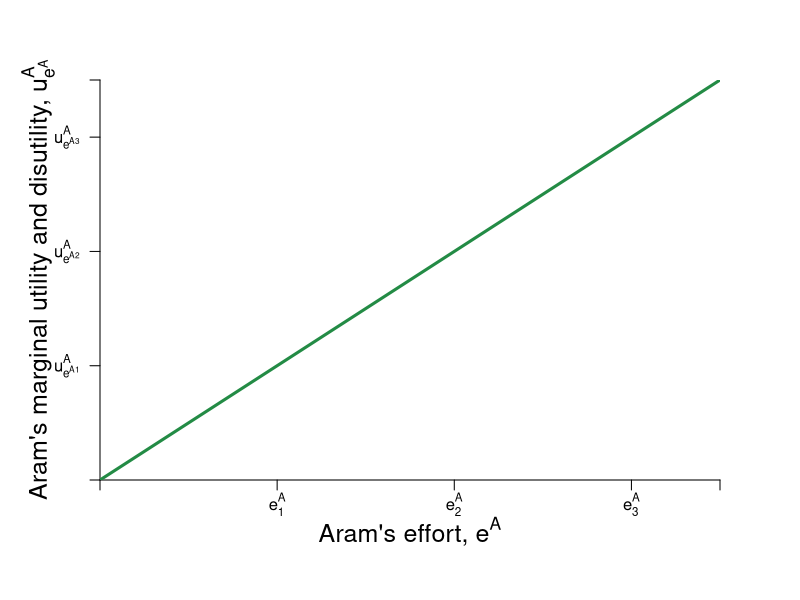

Recreate this plot in R. (Note: this script raises an error after producing the figure.)
#Graph Designer: Simon Halliday & Madeleine Wettach '20
#Authors: Bowles, Foley and Halliday
#Title: Coordination, Conflict and Competition: A Text in Microeconomics

require(shape)
pdf(file = "coordination_failures/step_by_step_graphs_6/marginal_benefit_cost_step2.pdf", width = 9, height = 7)

#Set parameters for graphics
axislabelsize <- 1.5
graphlinewidth <- 3

COL <- c("#7fc97f", "#beaed4", "#fdc086", "#ffff99", "#386cb0", "#f0027f", "#bf5b17", "#666666")
COLA <- c("#99d8c9","#66c2a4","#41ae76", "#238b45", "#005824")
COLB <- c("#4eb3d3", "#2b8cbe", "#0868ac","#084081")

par(mar =  c(6, 5, 4, 4))

MBenefit <- function(eb = 8, alpha = 16, beta = 1/24) {
  alpha*(1 - beta*eb)
}

MCost <- function(ea, slope = 1, intercept = 0){
  intercept + slope*ea
}


xlims <- c(0, 14)
ylims <- c(0, 14)

npts <- 501 
x <- seq(xlims[1], xlims[2], length.out = npts)
y <- seq(ylims[1], ylims[2], length.out = npts) 
a <- c(12, 46.08, 90)

plot(0, 0, xlim = xlims, ylim = ylims, type = "n",
     xlab = expression(paste("")),
     ylab = expression(paste("")), 
     xaxt = "n", 
     yaxt = "n", 
     cex.lab = axislabelsize, 
     bty = "n",
     xaxs="i", 
     yaxs="i")

# ticksy <- seq(from = 0, to = ylims[2], by = 2)
# ylabels <- seq(from = 0, to = ylims[2], by = 2)
# ticksx <- seq(from = 0, to = xlims[2], by = 2)
# xlabels <- seq(from = 0, to = xlims[2], by = 2)

ticksy <- c(0, 4, 8, 12, ylims[2])
ylabels <- c(NA, expression(paste(u[e^A1]^A)), expression(paste(u[e^A2]^A)), expression(paste(u[e^A3]^A)), NA)
ticksx <- c(0, 4, 8, 12, xlims[2])
xlabels <- c(NA, expression(paste(e[1]^A)), expression(paste(e[2]^A)), expression(paste(e[3]^A)), NA)

axis(1, at = ticksx, pos = 0, labels = xlabels)
axis(2, at = ticksy, pos = 0, labels = ylabels, las = 1)


mtext(expression(paste("Aram's effort, ", e^A)), side=1, line = 2.5, cex = axislabelsize)
text(-1.4, 0.5*ylims[2], expression(paste("Aram's marginal utility and disutility, ", u[e^A]^A)), xpd = TRUE, cex = axislabelsize, srt = 90) 

npts <- 500 
xx1 <- seq(xlims[1], xlims[2], length.out = npts)
xx2 <- seq(4, 8, length.out = npts)

#lines(xx1, MBenefit(xx1, ua = 10), col = COLA[4], lwd = graphlinewidth)
lines(xx1, MCost(xx1), col = COLA[4], lwd = graphlinewidth)
#lines(xx1, indiffA(xx1, ua = 46.08), col = COLA[4], lwd = graphlinewidth)
#lines(xx2, mrsA(xx2), col = "gray", lwd = graphlinewidth, lty = 2)


##segments(0, 12, xlims[2], 12, lty = 2, col =  COLB[3] , lwd = segmentlinewidth)
segments(0, 8, xlims[2], 8, lty = 1, col = COLB[3] , lwd = segmentlinewidth)
##segments(0, 4, xlims[2], 4, lty = 2, col = COLB[3] , lwd = segmentlinewidth)

# segments(9.6, 0, 9.6, 9.6, lty = 2, col = "gray" , lwd = segmentlinewidth)
# 
# segments(0, 6.9, 6.9, 6.9, lty = 2, col = "gray" , lwd = segmentlinewidth)
# segments(6.9, 0, 6.9, 6.9, lty = 2, col = "gray" , lwd = segmentlinewidth)


#segments(4.11765, 6.17647, 5.88, 8.88, lty = 1, col = COL[2] , lwd = graphlinewidth)
# text(9.5, 30, expression(paste("Slope at ", (list(e^A, y^A)) == (list(6, 28)), " is ", e^A == 6)))

text(3, 8.5, expression(paste("Marginal Benefit, ", mb[2]^A== alpha(1 - beta*e^B))), cex = labelsize)
##text(0.7, 12.5, expression(paste(mb[3]^A)), cex = labelsize)
##text(0.7, 4.5, expression(paste(mb[1]^A)), cex = labelsize)
text(10.8, 13, expression(paste("Marginal Distutility", phantom() == e^A)), cex = labelsize)

##Arrows(1.5, 9, 1.5, 11.5, col = "black", lty = 1, lwd = 2, arr.type = "triangle", arr.lwd = 0.5)
##text(3, 11, expression(paste(alpha, " increases, or ")), cex = labelsize)
##text(3, 10.5, expression(paste(e^B, " decreases")), cex = labelsize)

##Arrows(1.5, 7.5, 1.5, 4.5, col = "black", lty = 1, lwd = 2, arr.type = "triangle", arr.lwd = 0.5)
##text(3, 5.5, expression(paste(alpha, " decreases, or ")), cex = labelsize)
##text(3, 5, expression(paste(e^B, " increases")), cex = labelsize)

segments(8, 0, 8, 8, lty = 2, col = "gray" , lwd = segmentlinewidth)
points(8, 8, pch = 16, col = "black", cex = 1.5)
text(8.25, 7.5, expression(paste("g")), cex = labelsize)

##segments(12, 0, 12, 12, lty = 2, col = "gray" , lwd = segmentlinewidth)
##points(12, 12, pch = 16, col = "black", cex = 1.5)
##text(12.25, 11.5, expression(paste("h")), cex = labelsize)

##segments(4, 0, 4, 4, lty = 2, col = "gray" , lwd = segmentlinewidth)
##points(4, 4, pch = 16, col = "black", cex = 1.5)
##text(4.25, 3.5, expression(paste("f")), cex = labelsize)

#Label the iso-welfare functions for the HG, Aisha
##text(9.7, 60, expression(u[1]^A))
##text(7.6, 60, expression(u[2]^A))
##text(4.8, 60, expression(u[3]^A))



dev.off()
